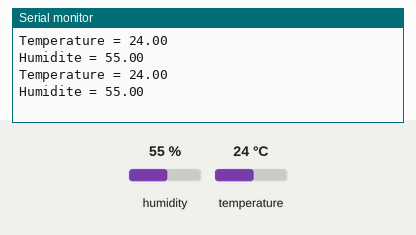
The sketch below on a simulated Arduino Uno, built with avr-gcc and run on an emulated ATmega328P. Shown: the last lines printed to the serial monitor. The test bench sets the inputs (shaded band); at power-on: humidity 55 %, temperature 24 °C.

Above: at 1.8 s.
1.9 s: humidity set to 22 %
At 2.9 s:
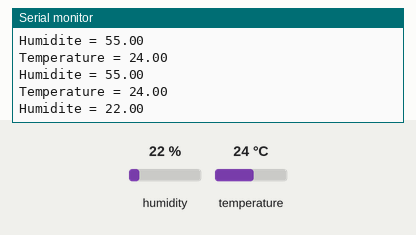
3.4 s: temperature set to 12 °C
At 4.7 s:
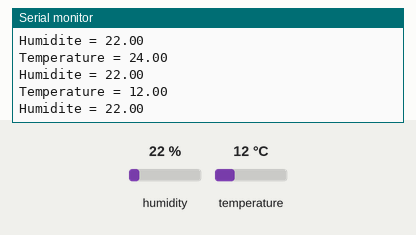
4.9 s: humidity set to 40 %
At 5.9 s:
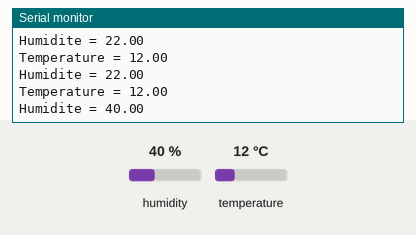
Timing chart, 0 to 7.9 s (numbered marks = the images above; inputs shaded):
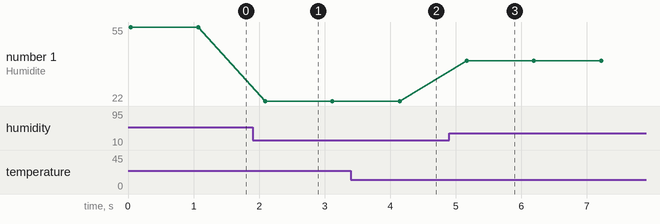

Measured:
- after the input at 1.9 s, the serial monitor: prints a new line after 0.19 s (image 1)
- after the input at 3.4 s, the serial monitor: prints a new line after 0.72 s (image 2)
- after the input at 4.9 s, the serial monitor: prints a new line after 0.27 s (image 3)
- plotted number 1: 55 → 22 after the input at 1.9 s, 22 → 40 after the input at 4.9 s

The sketch:

DHT11_Temp_Humidity_Display.ino
```cpp
/*
  Objectif: Afficher la température et l’humidité sur un écran
*/

//***** EN-TETE DECLARATIVE *****


#include <dht.h> //on charge la bibliothèque

dht DHT;  	//on crée l’objet du capteur DHT11
#define DHT11_PIN 7 	//on définit le Pin qui sera utilisé pour recevoir les données

void setup() 	 	// début de la fonction setup()
{
  Serial.begin(9600); //Pour une fois, l’ouverture du port série et la définition de sa vitesse en bauds est utile, même indispensable puisque l’on va utiliser ce port pour afficher les valeurs du capteur.
}

//***** FONCTION LOOP = Code d'initialisation *****
// La fonction setup() est exécutée en premier et une seule fois, au démarrage du programme

void loop()       // début de la fonction loop()
{
  int chk = DHT.read11(DHT11_PIN); 	// on lit l’état du capteur
  Serial.print("Temperature = "); 	//on écrit le mot Température sur le moniteur
  Serial.println(DHT.temperature); 	//on affiche sur la même ligne la température lue
  Serial.print("Humidite = "); //on écrit le mot Humidité sur le moniteur
  Serial.println(DHT.humidity); 	//on affiche sur la même ligne l’humidité lue
  delay(1000);  	//on fait une pause de 1 seconde entre 2 interrogations du capteur
}
```
